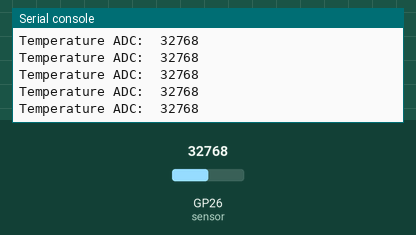
The program below on a simulated Raspberry Pi Pico running MicroPython. On the bench: the last lines printed to the serial console. Inputs (shaded band) come from the test bench; at power-on: GP26 (sensor) = 32768 (analog values on the 0–65535 scale).

Above: at 1.2 s.
1.3 s: GP26 (sensor) set to 45874
At 1.31 s:
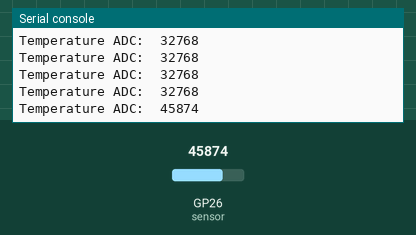
2.8 s: GP26 (sensor) set to 57670
At 2.82 s:
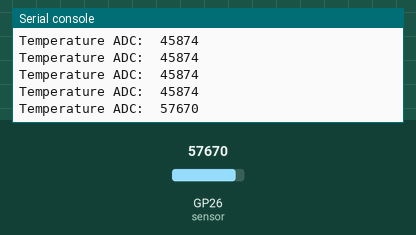
Timing chart, 0 to 5.8 s (numbered marks = the images above; inputs shaded):
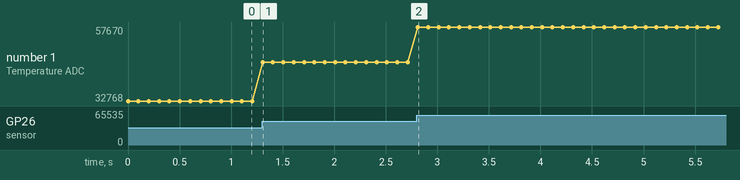

Measured:
- after the input at 1.3 s, the serial console: prints a new line at once (image 1)
- after the input at 2.8 s, the serial console: prints a new line at once (image 2)
- plotted number 1: 32768 → 45874 after the input at 1.3 s, 45874 → 57670 after the input at 2.8 s

The program:

temperature.py
```python
'''
 * Keyestudio 42 in 1 Starter Kit for Raspberry Pi Pico
 * lesson 22
 * Temperature sensor
 * http://www.keyestudio.com
'''
import machine
import utime
import math

sensor = machine.ADC(0)
while True:
    temp = sensor.read_u16()
    print("Temperature ADC: ", end = " ")
    print(temp)
    utime.sleep(0.1)
```
